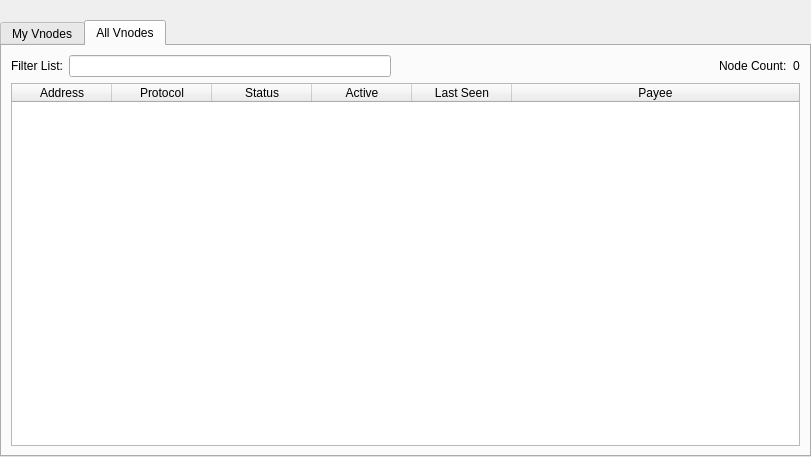
<?xml version="1.0" encoding="UTF-8"?>
<ui version="4.0">
 <class>VnodeList</class>
 <widget class="QWidget" name="VnodeList">
  <property name="geometry">
   <rect>
    <x>0</x>
    <y>0</y>
    <width>811</width>
    <height>457</height>
   </rect>
  </property>
  <property name="windowTitle">
   <string>Form</string>
  </property>
  <layout class="QVBoxLayout" name="topLayout">
   <property name="leftMargin">
    <number>0</number>
   </property>
   <property name="topMargin">
    <number>0</number>
   </property>
   <property name="rightMargin">
    <number>0</number>
   </property>
   <property name="bottomMargin">
    <number>0</number>
   </property>
   <item>
    <layout class="QVBoxLayout" name="verticalLayout">
     <property name="bottomMargin">
      <number>0</number>
     </property>
     <item>
      <spacer name="horizontalSpacer0">
       <property name="orientation">
        <enum>Qt::Horizontal</enum>
       </property>
       <property name="sizeHint" stdset="0">
        <size>
         <width>40</width>
         <height>20</height>
        </size>
       </property>
      </spacer>
     </item>
     <item>
      <widget class="QTabWidget" name="tabWidget">
       <property name="currentIndex">
        <number>1</number>
       </property>
       <widget class="QWidget" name="tabMyVnodes">
        <attribute name="title">
         <string>My Vnodes</string>
        </attribute>
        <layout class="QGridLayout" name="gridLayout_2">
         <item row="0" column="0">
          <layout class="QVBoxLayout" name="verticalLayout_2">
           <property name="bottomMargin">
            <number>0</number>
           </property>
           <item>
            <layout class="QHBoxLayout" name="horizontalLayout_note">
             <property name="bottomMargin">
              <number>0</number>
             </property>
             <item>
              <widget class="QLabel" name="updateNote">
               <property name="text">
                <string>Note: Status of your vnodes in local wallet can potentially be slightly incorrect.&lt;br /&gt;Always wait for wallet to sync additional data and then double check from another node&lt;br /&gt;if your vnode should be running but you still do not see &quot;ENABLED&quot; in &quot;Status&quot; field.</string>
               </property>
              </widget>
             </item>
            </layout>
           </item>
           <item>
            <widget class="QTableWidget" name="tableWidgetMyVnodes">
             <property name="minimumSize">
              <size>
               <width>695</width>
               <height>0</height>
              </size>
             </property>
             <property name="editTriggers">
              <set>QAbstractItemView::NoEditTriggers</set>
             </property>
             <property name="alternatingRowColors">
              <bool>true</bool>
             </property>
             <property name="selectionMode">
              <enum>QAbstractItemView::SingleSelection</enum>
             </property>
             <property name="selectionBehavior">
              <enum>QAbstractItemView::SelectRows</enum>
             </property>
             <property name="sortingEnabled">
              <bool>true</bool>
             </property>
             <attribute name="horizontalHeaderStretchLastSection">
              <bool>true</bool>
             </attribute>
             <column>
              <property name="text">
               <string>Alias</string>
              </property>
             </column>
             <column>
              <property name="text">
               <string>Address</string>
              </property>
             </column>
             <column>
              <property name="text">
               <string>Protocol</string>
              </property>
             </column>
             <column>
              <property name="text">
               <string>Status</string>
              </property>
             </column>
             <column>
              <property name="text">
               <string>Active</string>
              </property>
             </column>
             <column>
              <property name="text">
               <string>Last Seen</string>
              </property>
             </column>
             <column>
              <property name="text">
               <string>Payee</string>
              </property>
             </column>
            </widget>
           </item>
           <item>
            <layout class="QHBoxLayout" name="horizontalLayout_5">
             <property name="bottomMargin">
              <number>0</number>
             </property>
             <item>
              <widget class="QPushButton" name="startButton">
               <property name="text">
                <string>S&amp;tart alias</string>
               </property>
              </widget>
             </item>
             <item>
              <widget class="QPushButton" name="startAllButton">
               <property name="text">
                <string>Start &amp;all</string>
               </property>
              </widget>
             </item>
             <item>
              <widget class="QPushButton" name="startMissingButton">
               <property name="text">
                <string>Start &amp;MISSING</string>
               </property>
              </widget>
             </item>
             <item>
              <widget class="QPushButton" name="UpdateButton">
               <property name="text">
                <string>&amp;Update status</string>
               </property>
              </widget>
             </item>
             <item>
              <widget class="QLabel" name="autoupdate_label">
               <property name="text">
                <string>Status will be updated automatically in (sec):</string>
               </property>
              </widget>
             </item>
             <item>
              <widget class="QLabel" name="secondsLabel">
               <property name="text">
                <string>0</string>
               </property>
              </widget>
             </item>
             <item>
              <spacer name="horizontalSpacer_5">
               <property name="orientation">
                <enum>Qt::Horizontal</enum>
               </property>
               <property name="sizeHint" stdset="0">
                <size>
                 <width>40</width>
                 <height>20</height>
                </size>
               </property>
              </spacer>
             </item>
            </layout>
           </item>
          </layout>
         </item>
        </layout>
       </widget>
       <widget class="QWidget" name="tabAllVnodes">
        <attribute name="title">
         <string>All Vnodes</string>
        </attribute>
        <layout class="QGridLayout" name="gridLayout">
         <item row="1" column="0">
          <widget class="QTableWidget" name="tableWidgetVnodes">
           <property name="editTriggers">
            <set>QAbstractItemView::NoEditTriggers</set>
           </property>
           <property name="alternatingRowColors">
            <bool>true</bool>
           </property>
           <property name="selectionBehavior">
            <enum>QAbstractItemView::SelectRows</enum>
           </property>
           <property name="sortingEnabled">
            <bool>true</bool>
           </property>
           <attribute name="horizontalHeaderStretchLastSection">
            <bool>true</bool>
           </attribute>
           <column>
            <property name="text">
             <string>Address</string>
            </property>
           </column>
           <column>
            <property name="text">
             <string>Protocol</string>
            </property>
           </column>
           <column>
            <property name="text">
             <string>Status</string>
            </property>
           </column>
           <column>
            <property name="text">
             <string>Active</string>
            </property>
           </column>
           <column>
            <property name="text">
             <string>Last Seen</string>
            </property>
           </column>
           <column>
            <property name="text">
             <string>Payee</string>
            </property>
           </column>
          </widget>
         </item>
         <item row="0" column="0">
          <layout class="QHBoxLayout" name="horizontalLayout_3">
           <property name="bottomMargin">
            <number>0</number>
           </property>
           <item>
            <widget class="QLabel" name="label_filter">
             <property name="text">
              <string>Filter List:</string>
             </property>
            </widget>
           </item>
           <item>
            <widget class="QLineEdit" name="filterLineEdit">
             <property name="toolTip">
              <string>Filter vnode list</string>
             </property>
            </widget>
           </item>
           <item>
            <spacer name="horizontalSpacer_3">
             <property name="orientation">
              <enum>Qt::Horizontal</enum>
             </property>
             <property name="sizeHint" stdset="0">
              <size>
               <width>10</width>
               <height>20</height>
              </size>
             </property>
            </spacer>
           </item>
           <item>
            <widget class="QLabel" name="label_count">
             <property name="text">
              <string>Node Count:</string>
             </property>
            </widget>
           </item>
           <item>
            <widget class="QLabel" name="countLabel">
             <property name="text">
              <string>0</string>
             </property>
            </widget>
           </item>
          </layout>
         </item>
        </layout>
       </widget>
      </widget>
     </item>
    </layout>
   </item>
  </layout>
 </widget>
 <resources/>
 <connections/>
</ui>
